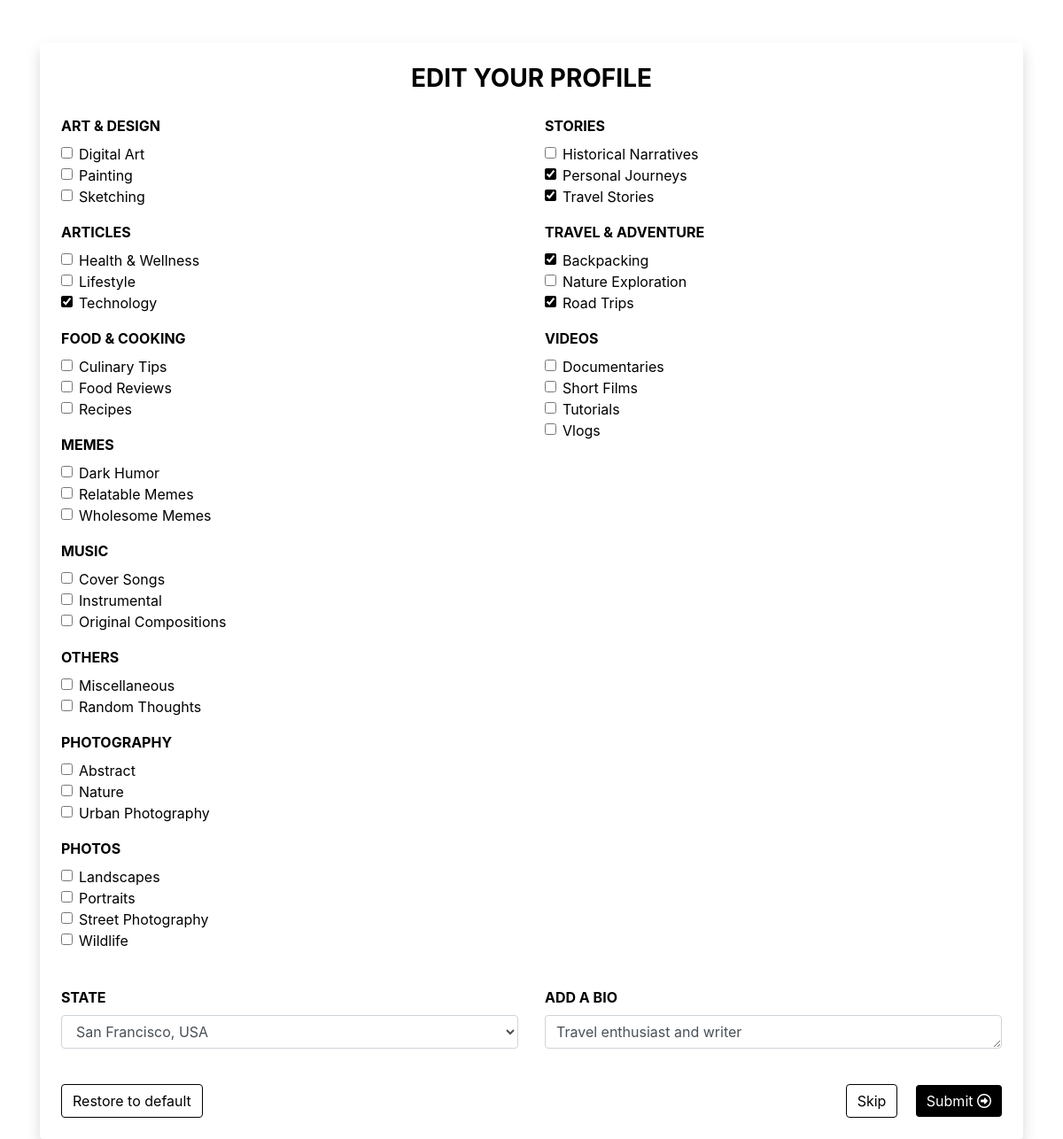
Screenshot of /user_details.php (signed in) with the database file from the repository.
### tables this page shows
CREATE TABLE `options` (
  `id` bigint(20) NOT NULL,
  `category_id` bigint(20) DEFAULT NULL,
  `option_name` varchar(191) DEFAULT NULL
);

CREATE TABLE `users` (
  `id` bigint(20) NOT NULL,
  `name` varchar(100) DEFAULT NULL,
  `username` varchar(191) DEFAULT NULL,
  `email` varchar(191) DEFAULT NULL,
  `password` varchar(255) DEFAULT NULL,
  `bio` text DEFAULT NULL,
  `profile_picture` varchar(255) DEFAULT 'default.png',
  `location` varchar(255) DEFAULT NULL,
  `created_at` timestamp NOT NULL DEFAULT current_timestamp()
);

### user_details.php (the view, shortened to what this page needs)
<?php
include 'dbconfig.php';
$username = $_SESSION['username'];
$query_user_id = "SELECT id FROM users WHERE username = ?";
$stmt = $conn->prepare($query_user_id);
$stmt->bind_param("s", $username);
$stmt->execute();
$stmt->bind_result($user_id);
$query_categories = "SELECT c.id AS category_id, c.category_name, o.id AS option_id, o.option_name
                     FROM categories c
                     JOIN options o ON c.id = o.category_id
                     ORDER BY c.category_name, o.option_name";
$result_categories = $conn->query($query_categories);
$categories = [];
while ($row = $result_categories->fetch_assoc()) {
    $categories[$row['category_name']][] = $row;
}
$last_three_categories = array_slice($categories, -3, 3, true);
$remaining_categories = array_slice($categories, 0, -3, true);
$query_user_interests = "SELECT option_id FROM user_selections WHERE user_id = ?";
$stmt = $conn->prepare($query_user_interests);
$stmt->bind_param("i", $user_id);
$stmt->execute();
$result = $stmt->get_result();
$selected_interests = [];
while ($row = $result->fetch_assoc()) {
    $selected_interests[] = $row['option_id'];
}
$query_user_details = "SELECT location, bio FROM users WHERE id = ?";
$stmt_details = $conn->prepare($query_user_details);
$stmt_details->bind_param("i", $user_id);
$stmt_details->execute();
$result_details = $stmt_details->get_result();
$user_details = $result_details->fetch_assoc();
$location = $user_details['location'] ?? '';
$bio = $user_details['bio'] ?? '';
?>
<!DOCTYPE html>
<html lang="en">
<head>
    <link rel="stylesheet" href="library-files/css/bootstrap.min.css">
    <link rel="stylesheet" href="library-files/fontawesome/css/all.min.css">
    <link rel="stylesheet" href="assets/css/me.css">
</head>
<body>
    <div class="container mt-5">
        <form id="interestForm" action="profile_complete.php" method="POST" class="p-4 shadow rounded">
            <h3 class="mb-4 text-center text-uppercase">Edit Your Profile</h3>
            <div class="row">
                <div class="col-md-6">
                    <?php foreach ($remaining_categories as $category_name => $options): ?>
                        <div class="form-group mb-3">
                            <label class="d-block text-uppercase"><b><?php echo htmlspecialchars($category_name); ?></b></label>
                            <?php foreach ($options as $option): ?>
                                <div class="form-check">
                                    <input class="form-check-input mycheck" type="checkbox" name="interests[]" value="<?php echo $option['option_id']; ?>" id="option_<?php echo $option['option_id']; ?>"
                                    <?php echo in_array($option['option_id'], $selected_interests) ? 'checked' : ''; ?>>
                                    <label class="form-check-label mycheck-label" for="option_<?php echo $option['option_id']; ?>">
                                        <?php echo htmlspecialchars($option['option_name']); ?>
                                    </label>
                                </div>
                            <?php endforeach; ?>
                        </div>
                    <?php endforeach; ?>
                </div>
                <div class="col-md-6">
                    <?php foreach ($last_three_categories as $category_name => $options): ?>
                        <div class="form-group mb-3">
                            <label class="d-block text-uppercase"><b><?php echo htmlspecialchars($category_name); ?></b></label>
                            <?php foreach ($options as $option): ?>
                                <div class="form-check">
                                    <input class="form-check-input mycheck" type="checkbox" name="interests[]" value="<?php echo $option['option_id']; ?>" id="option_<?php echo $option['option_id']; ?>"
                                    <?php echo in_array($option['option_id'], $selected_interests) ? 'checked' : ''; ?>>
                                    <label class="form-check-label mycheck-label" for="option_<?php echo $option['option_id']; ?>">
                                        <?php echo htmlspecialchars($option['option_name']); ?>
                                    </label>
                                </div>
                            <?php endforeach; ?>
                        </div>
                    <?php endforeach; ?>
                </div>
            </div>
            <div class="row mt-4">
                <div class="col-md-6">
                    <div class="form-group mb-3">
                        <label for="inputState" class="d-block text-uppercase"><b>State</b></label>
                        <select class="form-control" id="inputState" name="location">
                            <?php
                            $cities = [
                                "San Francisco, USA",
                                "New York, USA",
                                "Toronto, Canada",
                                "London, UK",
                                "Los Angeles, USA",
                                "Paris, France",
                                "Berlin, Germany",
                                "Vancouver, Canada",
                                "Miami, USA",
                                "Sydney, Australia",
                                "Chicago, USA",
                                "Seattle, USA",
                                "Rome, Italy",
                                "Austin, USA"
                            ];
                            foreach ($cities as $city) {
                                $selected = ($city == $location) ? 'selected' : '';
                                echo "<option value=\"$city\" $selected>$city</option>";
                            }
                            ?>
                        </select>
                    </div>
                </div>
                <div class="col-md-6">
                    <div class="form-group mb-3">
                        <label for="bio" class="d-block text-uppercase"><b>Add a Bio</b></label>
                        <textarea name="bio" class="form-control" rows="1"><?php echo htmlspecialchars($bio); ?></textarea>
                    </div>
                </div>
            </div>
            <div class="d-flex justify-content-between mt-4">
                <button type="reset" class="btn mybtn-outline me-2">Restore to default</button>
                <div class="ms-auto">
                    <a href="profile.php"><button type="button" class="btn mybtn-outline mr-3">Skip</button></a>
                    <button type="submit" class="btn mybtn">Submit <i class="fa-regular fa-circle-right"></i></button>
                </div>
            </div>
        </form>
    </div>
</body>
</html>

### assets/css/me.css (style rules this page uses)
:root { --bs-body-font-weight: 400; }
body { color: black !important; }
.form-check-input:checked { background-color: #000000; border-color: #000000; }
.mybtn { background-color: black; color: white; border: none; }
.mybtn-outline { border: 1px solid black; color: black; }
.mycheck { accent-color: black; }
#interestForm h3 { font-weight: bolder; }
a { color: inherit; text-decoration: none; }

### rows the page displays
options: option_name "Digital Art"
options: option_name "Painting"
options: option_name "Sketching"
options: option_name "Health & Wellness"
options: option_name "Lifestyle"
options: id "☑", option_name "Technology"
options: option_name "Culinary Tips"
options: option_name "Food Reviews"
options: option_name "Recipes"
options: option_name "Dark Humor"
options: option_name "Relatable Memes"
options: option_name "Wholesome Memes"
options: option_name "Cover Songs"
options: option_name "Instrumental"
options: option_name "Original Compositions"
options: option_name "Miscellaneous"
options: option_name "Random Thoughts"
options: option_name "Abstract"
options: option_name "Nature"
options: option_name "Urban Photography"
options: option_name "Landscapes"
options: option_name "Portraits"
options: option_name "Street Photography"
options: option_name "Wildlife"
options: option_name "Historical Narratives"
options: id "☑", option_name "Personal Journeys"
options: id "☑", option_name "Travel Stories"
options: id "☑", option_name "Backpacking"
options: option_name "Nature Exploration"
options: id "☑", option_name "Road Trips"
options: option_name "Documentaries"
options: option_name "Short Films"
options: option_name "Tutorials"
options: option_name "Vlogs"
users: bio "Travel enthusiast and writer"

### other values shown
$category_name "ART & DESIGN"
$category_name "ARTICLES"
$category_name "FOOD & COOKING"
$category_name "MEMES"
$category_name "MUSIC"
$category_name "OTHERS"
$category_name "PHOTOGRAPHY"
$category_name "PHOTOS"
$category_name "STORIES"
$category_name "TRAVEL & ADVENTURE"
$category_name "VIDEOS"
form field location "San Francisco, USA"
